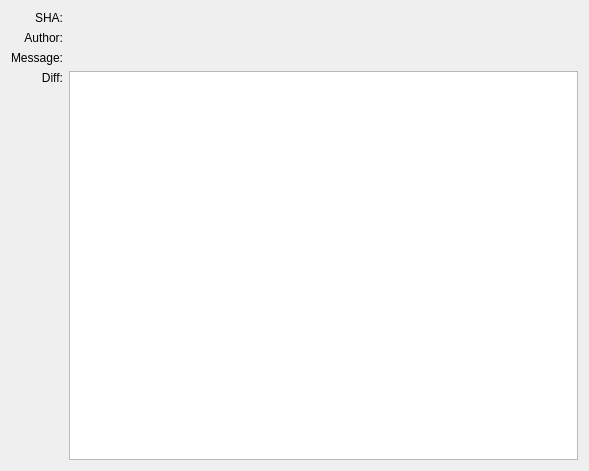
<?xml version="1.0" encoding="UTF-8"?>
<ui version="4.0">
 <class>CommitInfoWidget</class>
 <widget class="QWidget" name="CommitInfoWidget">
  <property name="geometry">
   <rect>
    <x>0</x>
    <y>0</y>
    <width>589</width>
    <height>471</height>
   </rect>
  </property>
  <property name="windowTitle">
   <string>Commit Widget</string>
  </property>
  <layout class="QGridLayout" name="gridLayout">
   <item row="0" column="0">
    <widget class="QLabel" name="label">
     <property name="text">
      <string>SHA:</string>
     </property>
     <property name="alignment">
      <set>Qt::AlignRight|Qt::AlignTop|Qt::AlignTrailing</set>
     </property>
    </widget>
   </item>
   <item row="0" column="1">
    <widget class="QLabel" name="idLabel">
     <property name="text">
      <string/>
     </property>
     <property name="textInteractionFlags">
      <set>Qt::LinksAccessibleByMouse|Qt::TextSelectableByMouse</set>
     </property>
    </widget>
   </item>
   <item row="1" column="0">
    <widget class="QLabel" name="label_3">
     <property name="text">
      <string>Author:</string>
     </property>
     <property name="alignment">
      <set>Qt::AlignRight|Qt::AlignTop|Qt::AlignTrailing</set>
     </property>
    </widget>
   </item>
   <item row="1" column="1">
    <widget class="QLabel" name="authorLabel">
     <property name="text">
      <string/>
     </property>
     <property name="textInteractionFlags">
      <set>Qt::LinksAccessibleByMouse|Qt::TextSelectableByMouse</set>
     </property>
    </widget>
   </item>
   <item row="2" column="0">
    <widget class="QLabel" name="label_7">
     <property name="text">
      <string>Message:</string>
     </property>
     <property name="alignment">
      <set>Qt::AlignRight|Qt::AlignTop|Qt::AlignTrailing</set>
     </property>
    </widget>
   </item>
   <item row="2" column="1">
    <widget class="QLabel" name="messageLabel">
     <property name="frameShape">
      <enum>QFrame::NoFrame</enum>
     </property>
     <property name="text">
      <string/>
     </property>
     <property name="textInteractionFlags">
      <set>Qt::LinksAccessibleByMouse|Qt::TextSelectableByMouse</set>
     </property>
    </widget>
   </item>
   <item row="3" column="0">
    <widget class="QLabel" name="label_9">
     <property name="text">
      <string>Diff:</string>
     </property>
     <property name="alignment">
      <set>Qt::AlignRight|Qt::AlignTop|Qt::AlignTrailing</set>
     </property>
    </widget>
   </item>
   <item row="3" column="1">
    <widget class="DiffWidget" name="diffView"/>
   </item>
  </layout>
 </widget>
 <customwidgets>
  <customwidget>
   <class>DiffWidget</class>
   <extends>QTextBrowser</extends>
   <header>DiffWidget.h</header>
  </customwidget>
 </customwidgets>
 <resources/>
 <connections/>
</ui>
